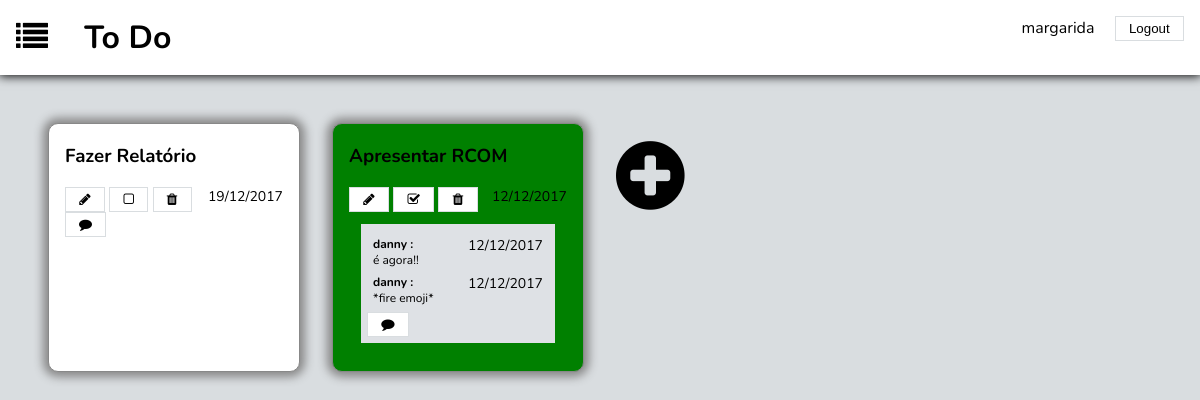
Screenshot of /list_page.php?list_id=3 (signed in) with the database file from the repository.
### tables this page shows
CREATE TABLE users (
	usr_id INTEGER PRIMARY KEY AUTOINCREMENT,
	usr_username VARCHAR UNIQUE,
	usr_name VARCHAR NOT NULL,
	usr_email VARCHAR NOT NULL,
	usr_image VARCHAR NOT NULL,
	usr_password VARCHAR NOT NULL
);

### list_page.php (called while the page is built, shortened)
<?php
	include_once('includes/init.php');
	include_once('database/list.php');
	$todos = getListTodos($_GET['list_id']);
	$comments = array();
	foreach ($todos as $todo) {
		$comments[$todo['todo_id']] = getTodoComments($todo['todo_id']);
	}
	include_once('templates/common/header_todos_list.php');
	include_once('templates/todos/show_todos.php');
	include_once('templates/common/footer.php');
?>

### database/list.php (called while the page is built, shortened)
<?php
	function getListTodos($list_id){
		global $dbh;
		$stmt = $dbh->prepare("SELECT todos.todo_id, todos.name, todos.limit_date, todos.done FROM todos, hasItems, lists
								WHERE lists.id = hasItems.list_id AND hasItems.todo_id = todos.todo_id AND lists.id = ?");
		$stmt->execute(array($list_id));
		return $stmt->fetchAll();
	}
	function getTodoComments($todo_id){
		global $dbh;
		$stmt = $dbh->prepare("SELECT users.usr_username, comments.date_written, comments.comment_text
								FROM comments, users WHERE todo_id = ? AND comments.usr_id = users.usr_id");
		$stmt->execute(array($todo_id));
		return $stmt->fetchAll();
	}
?>

### templates/todos/show_todos.php (the view, shortened to what this page needs)
<div id="todos_only">
	<?php foreach ($todos as $todo) { ?>
		<?php
		if($todo['done'] == 1)
			$check = 'check';
		else
			$check = 'not_check';
		?>
		<div id=<?= $todo['todo_id']?> class="todo_only <?= $check ?>">
			<h3><?= $todo['name']?></h3>
			<span><?= date_format(date_create($todo['limit_date']), "d/m/Y")?></span>
				<button name="Edit"><i class="fa fa-pencil" aria-hidden="true"></i></button>
			<?php if($todo['done'] == 1){?>
				<button name="Check"><i class="fa fa-check-square-o" aria-hidden="true"></i></button>
			<?php } else {?>
				<button name="Check"><i class="fa fa-square-o" aria-hidden="true"></i></button>
			<?php } ?>
				<button name="Remove"><i class="fa fa-1x fa-trash" aria-hidden="true"></i></button>
				<?php
					if(sizeof($comments[$todo['todo_id']]) > 0)
						$class = "comments";
					else
						$class = "no_comments";
				?>
				<div class=<?= $class ?>>
					<?php foreach($comments[$todo['todo_id']] as $comment){?>
						<div class="comment">
							<p><?=$comment['usr_username']?></p>
							<span><?=date_format(date_create($comment['date_written']), "d/m/Y")?></span>
							<p><?=$comment['comment_text']?></p>
						</div>
					<?php } ?>
					<button><i class="fa fa-comment" aria-hidden="true"></i></button>
				</div>
		</div>
	<?php } ?>
	<div id="ultimo">
		<a href="#"><i class="fa fa-plus-circle" aria-hidden="true"></i></a>
	</div>
</div>

### css/list_page.css (style rules this page uses)
body { background-color: #d9dde0; font-family: 'Nunito', sans-serif; margin: 0; }
a { text-decoration: none; color: black; }
button, input[type="Submit"] { padding: 0.3em 1em; background-color: white; border: 1px solid #d9dde0; color: black; }
#todos_only { margin: 2em; display: grid; grid-template-columns: 25% 25% 25% 25%; grid-template-rows: auto; }
#todos_only > * { display: inline-block; margin: 1em 1em; }
.todo_only { background-color: white; padding: 0 1em 1em 1em; margin: 0 auto; border: 1px solid #888888; border-radius: 10px; box-shadow: 0px 0px 10px 5px #888888; transition: transform 0.5s; }
.todo_only span { font-size: 14px; float: right; }
#ultimo a { font-size: 5em; max-width: 10em; }
.check { background-color: green; }
.not_check { background-color: white; }
.comments { background-color: #dee1e5; margin: 1em; padding: 0.5em; font-size: 12px; overflow-y: auto; max-height: 10em; }
.no_comments { background-color: white; display: inline-block; }
.no_comments button { font-size: 13px; }
.comment { margin: 0.5em; }
.comment p { margin: 0; }
.comment p:first-child { font-weight: bold; display: inline-block; }
.comment p:first-child:after { content: " :"; }

### rows the page displays
users: usr_username "danny", date_written "12/12/2017", comment_text "é agora!!", comment_text "*fire emoji*"

### other values shown
$_SESSION['username'] "margarida"
$todo['name'] "Fazer Relatório"
date_format(date_create($todo['limit_date']), "d/m/Y") "19/12/2017"
$todo['name'] "Apresentar RCOM"
date_format(date_create($todo['limit_date']), "d/m/Y") "12/12/2017"
